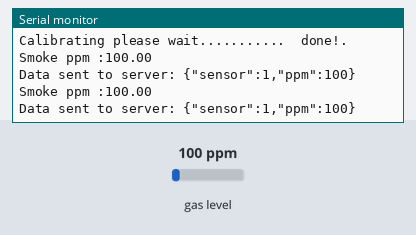
Bench run of a sketch on a simulated ESP8266 (NodeMCU). Parts: the last lines printed to the serial monitor. The test bench sets the inputs (shaded band); at power-on: gas level 100 ppm. WiFi joins after 1.5 s; servers stay silent unless stated.

Above: at 2.8 s.
2.9 s: gas level set to 20 ppm
At 4.2 s:
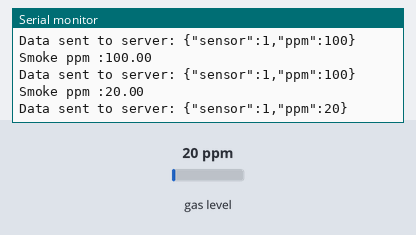
4.4 s: gas level set to 250 ppm
At 5.4 s:
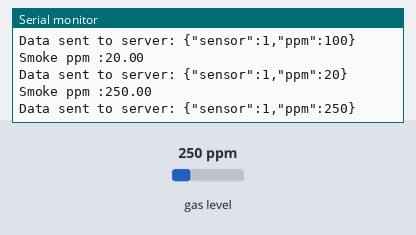
Timing chart, 0 to 7.4 s (numbered marks = the images above; inputs shaded):
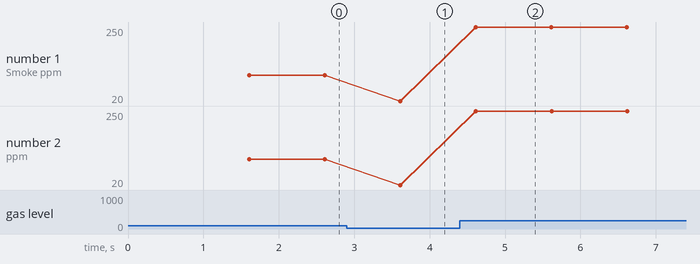

Measured:
- after the input at 2.9 s, the serial monitor: prints a new line after 0.71 s (image 1)
- after the input at 4.4 s, the serial monitor: prints a new line after 0.21 s (image 2)
- plotted number 1: 100 → 20 after the input at 2.9 s, 20 → 250 after the input at 4.4 s
- plotted number 2: 100 → 20 after the input at 2.9 s, 20 → 250 after the input at 4.4 s

The sketch:

sensorTest.ino
```cpp
#include <ESP8266WiFi.h>
#include <WiFiUdp.h>
#include <ArduinoJson.h> // Include the ArduinoJson library

#define SENSOR_ID 1

const char* ssid = "Hotspot";
const char* password = "12345678";
IPAddress serverIP(255, 255, 255, 255); // IP address of the Python server
const int serverPort = 12345; // UDP port number on the Python server

WiFiUDP udp;

//Include the library
#include <MQUnifiedsensor.h>
/************************Hardware Related Macros************************************/
#define         Board                   ("Arduino UNO")
#define         Pin                     (A0)  //Analog input 3 of your arduino
/***********************Software Related Macros************************************/
#define         Type                    ("MQ-2") //MQ2
#define         Voltage_Resolution      (3.3)
#define         ADC_Bit_Resolution      (10) // For arduino UNO/MEGA/NANO
#define         RatioMQ2CleanAir        (9.83) //RS / R0 = 9.83 ppm

/*****************************Globals***********************************************/
MQUnifiedsensor MQ2(Board, Voltage_Resolution, ADC_Bit_Resolution, Pin, Type);
/*****************************Globals***********************************************/


void setup() {
  Serial.begin(115200);
  delay(100);

  Serial.println();
  Serial.println("Connecting to WiFi");

  WiFi.begin(ssid, password);

  while (WiFi.status() != WL_CONNECTED) {
    delay(500);
    Serial.print(".");
  }

  Serial.println("");
  Serial.println("WiFi connected");
  Serial.println("IP address: ");
  Serial.println(WiFi.localIP());

  //Set math model to calculate the PPM concentration and the value of constants
  MQ2.setRegressionMethod(1); //_PPM =  a*ratio^b
  MQ2.setA(574.25); MQ2.setB(-2.222); // Configure the equation to to calculate LPG concentration
  /*
    Exponential regression:
    Gas    | a      | b
    H2     | 987.99 | -2.162
    LPG    | 574.25 | -2.222
    CO     | 36974  | -3.109
    Alcohol| 3616.1 | -2.675
    Propane| 658.71 | -2.168
  */

  /*****************************  MQ Init ********************************************/
  //Remarks: Configure the pin of arduino as input.
  /************************************************************************************/
  MQ2.init();
  /*
    //If the RL value is different from 10K please assign your RL value with the following method:
    MQ2.setRL(10);
  */
  /*****************************  MQ CAlibration ********************************************/
  // Explanation:
   // In this routine the sensor will measure the resistance of the sensor supposedly before being pre-heated
  // and on clean air (Calibration conditions), setting up R0 value.
  // We recomend executing this routine only on setup in laboratory conditions.
  // This routine does not need to be executed on each restart, you can load your R0 value from eeprom.
  // Acknowledgements: https://jayconsystems.com/blog/understanding-a-gas-sensor
  Serial.print("Calibrating please wait.");
  float calcR0 = 0;
  for(int i = 1; i<=10; i ++)
  {
    MQ2.update(); // Update data, the arduino will read the voltage from the analog pin
    calcR0 += MQ2.calibrate(RatioMQ2CleanAir);
    Serial.print(".");
  }
  MQ2.setR0(calcR0/10);
  Serial.println("  done!.");

  if(isinf(calcR0)) {Serial.println("Warning: Conection issue, R0 is infinite (Open circuit detected) please check your wiring and supply"); while(1);}
  if(calcR0 == 0){Serial.println("Warning: Conection issue found, R0 is zero (Analog pin shorts to ground) please check your wiring and supply"); while(1);}
  /*****************************  MQ CAlibration ********************************************/

  MQ2.serialDebug(true);
}

void loop() {

  MQ2.update(); // Update data, the arduino will read the voltage from the analog pin
  MQ2.readSensor(); // Sensor will read PPM concentration using the model, a and b values set previously or from the setup
  float smokePPM = MQ2.readSensor(); // Sensor will read PPM concentration using the model, a and b values set previously or from the setup
   Serial.print("Smoke ppm :"  );
Serial.println(smokePPM);
  if(smokePPM > 1000) {Serial.println("Warning: High concentrations of smoke detected");}
  MQ2.serialDebug(); // Will print the table on the serial port


  // Create a JSON object
  StaticJsonDocument<200> jsonDocument;
  jsonDocument["sensor"] = SENSOR_ID;
  jsonDocument["ppm"] = smokePPM;
  //jsonDocument["value"] = MQ2.;

  // Serialize JSON to a string
  String jsonString;
  serializeJson(jsonDocument, jsonString);

  // Send JSON data to server
  udp.beginPacket(serverIP, serverPort);
  udp.print(jsonString);
  udp.endPacket();
  Serial.println("Data sent to server: " + jsonString);

  delay(1000); // Adjust delay as needed
}
```
